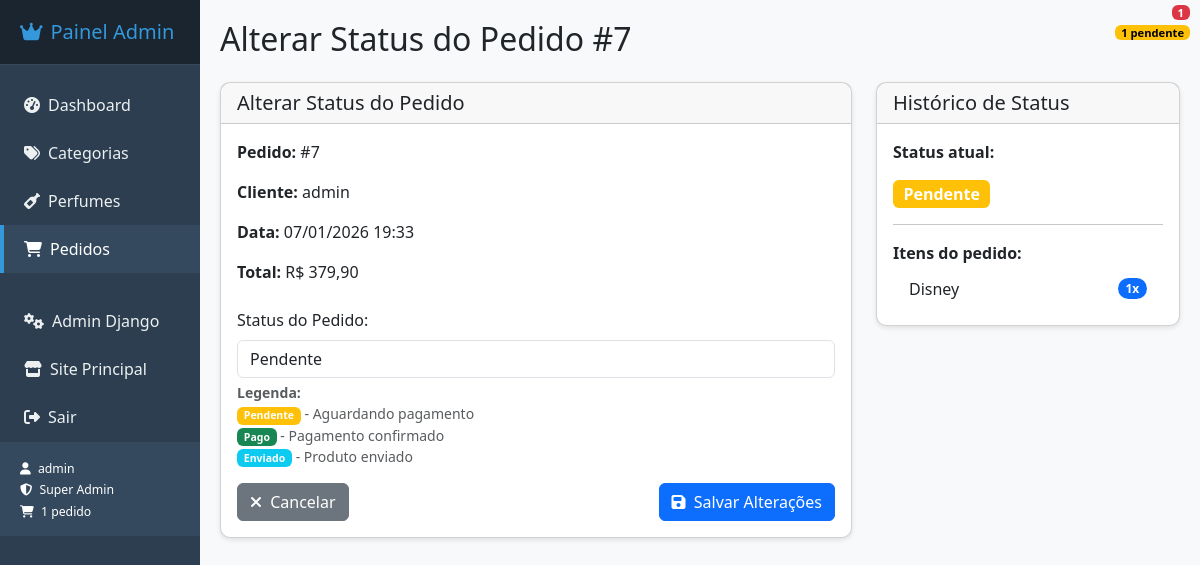
Page /painel-admin/pedidos/7/atualizar/ (signed in) on the committed database.
### perfumaria/models.py (models this page shows, shortened)
class Pedido(models.Model):
    STATUS_CHOICES = [
        ("P", "Pendente"),
        ("PA", "Pago"),
        ("E", "Enviado"),
    ]
    cliente = models.ForeignKey(
        User, on_delete=models.CASCADE, related_name="pedidos"
    )
    endereco_entrega = models.ForeignKey(
        EnderecoEntrega, on_delete=models.PROTECT, related_name="pedidos"
    )
    data_pedido = models.DateTimeField(auto_now_add=True)
    status = models.CharField(max_length=2, choices=STATUS_CHOICES, default="P")
    def total_pedido(self):
        return sum(item.quantity * item.produto.preco for item in self.itens.all())

class ItemPedido(models.Model):
    pedido = models.ForeignKey(Pedido, on_delete=models.CASCADE, related_name="itens")
    produto = models.ForeignKey(Perfume, on_delete=models.CASCADE)
    quantity = models.IntegerField()
    preco = models.DecimalField(max_digits=10, decimal_places=2)

class Perfume(models.Model):
    nome = models.CharField(max_length=200)
    descricao = models.TextField(blank=True, null=True)
    preco = models.DecimalField(max_digits=10, decimal_places=2)
    categoria = models.ForeignKey(Categoria, on_delete=models.CASCADE, related_name='perfumes')
    estoque = models.SmallIntegerField(default=0)  # Adicione default=0
    imagem = models.ImageField(
        upload_to='perfumes/',
        blank=True,
        null=True,
        verbose_name="Foto do Perfume",
        help_text="Formatos suportados: JPG, PNG, GIF. Tamanho máximo: 5MB"
    )
    destaque = models.BooleanField(default=False)
    data_cadastro = models.DateTimeField(auto_now_add=True)

### perfumaria/urls.py (the view, shortened to what this page needs)
# urls.py: path('painel-admin/pedidos/<int:pk>/atualizar/', login_required(PedidoUpdateView.as_view()), name='admin_pedido_update'),
class PedidoUpdateView(views.UpdateView):
    model = Pedido
    form_class = PedidoStatusForm
    template_name = 'perfumaria/painel_admin/pedido_update.html'
    success_url = reverse_lazy('perfumaria:admin_pedido_list')  # CORRIGIDO

### perfumaria/urls.py
class PedidoStatusForm(forms.ModelForm):
    class Meta:
        model = Pedido
        fields = ['status']
        widgets = {
            'status': forms.Select(attrs={'class': 'form-control'}),
        }

### perfumaria/context_processors.py (called while the page is built)
def categorias_context(request):
    Categoria = apps.get_model('perfumaria', 'Categoria')
    FooterInfo = apps.get_model('perfumaria', 'FooterInfo')
    try:
        categorias = Categoria.objects.all().order_by('ordem')
    except Exception:
        categorias = []
    try:
        footer_info = FooterInfo.objects.first()
    except Exception:
        footer_info = None
    return {
        'categorias': categorias,
        'footer_info': footer_info,
    }

def user_pedidos_context(request):
    if request.user.is_authenticated:
        Pedido = apps.get_model('perfumaria', 'Pedido')
        try:
            meus_pedidos_count = Pedido.objects.filter(cliente=request.user).count()
            meus_pedidos_pendentes = Pedido.objects.filter(cliente=request.user, status='P').count()
            return {
                'meus_pedidos_count': meus_pedidos_count,
                'meus_pedidos_pendentes': meus_pedidos_pendentes,
                'ultimos_pedidos': Pedido.objects.filter(cliente=request.user).order_by('-data_pedido')[:3]
            }
        except Exception:
            return {
                'meus_pedidos_count': 0,
                'meus_pedidos_pendentes': 0,
                'ultimos_pedidos': []
            }
    return {
        'meus_pedidos_count': 0,
        'meus_pedidos_pendentes': 0,
        'ultimos_pedidos': []
    }

### perfumaria/templates/perfumaria/painel_admin/pedido_update.html (shortened to what this page needs)
{% extends 'perfumaria/painel_admin/index.html' %}
{% block page_title %}Alterar Status do Pedido #{{ object.id }}{% endblock %}
{% block content %}
<div class="row">
    <div class="col-md-8">
        <div class="card">
            <div class="card-header">
                <h5 class="mb-0">Alterar Status do Pedido</h5>
            </div>
            <div class="card-body">
                <div class="mb-4">
                    <p><strong>Pedido:</strong> #{{ object.id }}</p>
                    <p><strong>Cliente:</strong> {{ object.cliente.username }}</p>
                    <p><strong>Data:</strong> {{ object.data_pedido|date:"d/m/Y H:i" }}</p>
                    <p><strong>Total:</strong> R$ {{ object.total_pedido|floatformat:2 }}</p>
                </div>
                <form method="post">
                    <div class="mb-3">
                        <label for="id_status" class="form-label">Status do Pedido:</label>
                        {{ form.status }}
                        <div class="form-text">
                            <strong>Legenda:</strong><br>
                            <span class="badge bg-warning">Pendente</span> - Aguardando pagamento<br>
                            <span class="badge bg-success">Pago</span> - Pagamento confirmado<br>
                            <span class="badge bg-info">Enviado</span> - Produto enviado
                        </div>
                    </div>
                    <div class="d-flex justify-content-between">
                        <a href="{% url 'perfumaria:admin_pedido_detail' object.pk %}" class="btn btn-secondary">
                            <i class="fas fa-times me-1"></i> Cancelar
                        </a>
                        <button type="submit" class="btn btn-primary">
                            <i class="fas fa-save me-1"></i> Salvar Alterações
                        </button>
                    </div>
                </form>
            </div>
        </div>
    </div>
    <div class="col-md-4">
        <div class="card">
            <div class="card-header">
                <h5 class="mb-0">Histórico de Status</h5>
            </div>
            <div class="card-body">
                <p><strong>Status atual:</strong></p>
                {% if object.status == 'P' %}
                    <span class="badge bg-warning fs-6">Pendente</span>
                {% elif object.status == 'PA' %}
                    <span class="badge bg-success fs-6">Pago</span>
                {% elif object.status == 'E' %}
                    <span class="badge bg-info fs-6">Enviado</span>
                {% endif %}
                <hr>
                <p class="mb-1"><strong>Itens do pedido:</strong></p>
                <ul class="list-group list-group-flush">
                    {% for item in object.itens.all %}
                    <li class="list-group-item d-flex justify-content-between align-items-center">
                        {{ item.produto.nome }}
                        <span class="badge bg-primary rounded-pill">{{ item.quantity }}x</span>
                    </li>
                    {% endfor %}
                </ul>
            </div>
        </div>
    </div>
</div>
{% endblock %}

### perfumaria/templates/perfumaria/painel_admin/index.html (shortened to what this page needs)
<!DOCTYPE html>
<html lang="pt-br">
<head>
    <link href="https://cdn.jsdelivr.net/npm/bootstrap@5.3.0/dist/css/bootstrap.min.css" rel="stylesheet">
    <link rel="stylesheet" href="https://cdnjs.cloudflare.com/ajax/libs/font-awesome/6.4.0/css/all.min.css">
</head>
<body>
    <div class="container-fluid">
        <div class="row">
            <div class="col-md-2 col-lg-2 sidebar">
                <div class="sidebar-header">
                    <h5><i class="fas fa-crown me-2"></i>Painel Admin</h5>
                </div>
                <nav class="nav flex-column mt-3">
                    <a class="nav-link {% if request.path == '/painel-admin/' %}active{% endif %}" href="{% url 'perfumaria:painel_admin' %}">
                        <i class="fas fa-tachometer-alt me-2"></i>Dashboard
                    </a>
                    <a class="nav-link {% if 'categorias' in request.path %}active{% endif %}" href="{% url 'perfumaria:categoria_list' %}">
                        <i class="fas fa-tags me-2"></i>Categorias
                    </a>
                    <a class="nav-link {% if 'perfumes' in request.path %}active{% endif %}" href="{% url 'perfumaria:perfume_list' %}">
                        <i class="fas fa-wine-bottle me-2"></i>Perfumes
                    </a>
                    <a class="nav-link {% if 'pedidos' in request.path and 'painel-admin/pedidos' in request.path %}active{% endif %}" href="{% url 'perfumaria:admin_pedido_list' %}">
                        <i class="fas fa-shopping-cart me-2"></i>Pedidos
                        {% if total_pedidos > 0 %}
                        <span class="badge bg-danger badge-notification">{{ total_pedidos }}</span>
                        {% endif %}
                        {% if pedidos_pendentes > 0 %}
                        <span class="badge badge-pendentes badge-notification" style="top: 25px;">{{ pedidos_pendentes }} pendente{{ pedidos_pendentes|pluralize }}</span>
                        {% endif %}
                    </a>
                    <div class="mt-4">
                        <a class="nav-link" href="/admin/" target="_blank">
                            <i class="fas fa-cogs me-2"></i>Admin Django
                        </a>
                        <a class="nav-link" href="{% url 'perfumaria:home' %}">
                            <i class="fas fa-store me-2"></i>Site Principal
                        </a>
                        <a class="nav-link" href="{% url 'perfumaria:logout_admin' %}">
                            <i class="fas fa-sign-out-alt me-2"></i>Sair
                        </a>
                    </div>
                </nav>
                <div class="user-info">
                    <small>
                        <i class="fas fa-user me-1"></i> {{ user.username }}<br>
                        <i class="fas fa-shield-alt me-1"></i> Super Admin<br>
                        {% if total_pedidos > 0 %}
                        <i class="fas fa-shopping-cart me-1"></i> {{ total_pedidos }} pedido{{ total_pedidos|pluralize }}
                        {% endif %}
                    </small>
                </div>
            </div>
            <div class="col-md-10 col-lg-10 main-content">
                <h2 class="mb-4">{% block page_title %}Dashboard{% endblock %}</h2>
                {% block content %}{% endblock %}
            </div>
        </div>
    </div>
</body>
</html>

### perfumaria/templates/perfumaria/painel_admin/index.html (style rules this page uses)
body { background-color: #f8f9fa; }
.sidebar { background-color: #2c3e50; min-height: 100vh; color: white; padding: 0; }
.sidebar .nav-link { color: #ecf0f1; padding: 12px 20px; border-left: 4px solid transparent; transition: all 0.3s; }
.sidebar .nav-link.active { background-color: #34495e; border-left: 4px solid #3498db; color: #fff; }
.main-content { padding: 20px; background-color: #f8f9fa; }
.card { margin-bottom: 20px; border-radius: 10px; box-shadow: 0 2px 5px rgba(0,0,0,0.1); }
.sidebar-header { padding: 20px; background-color: #1a252f; border-bottom: 1px solid #34495e; }
.sidebar-header h5 { color: #3498db; margin: 0; }
.user-info { padding: 15px 20px; background-color: #34495e; border-top: 1px solid #2c3e50; font-size: 14px; }
.badge-notification { position: absolute; top: 5px; right: 10px; font-size: 0.7rem; padding: 2px 6px; }
.badge-pendentes { background-color: #ffc107; color: #000; }

### rows in the picture
Pedido: id "7", cliente.username "admin", data_pedido "07/01/2026 19:33", total_pedido "379,90", status "Pendente"
ItemPedido: produto.nome "Disney", quantity "1"

### other values in the picture
{{ total_pedidos }} "1"
{{ pedidos_pendentes }} "1"
{{ user.username }} "admin"
